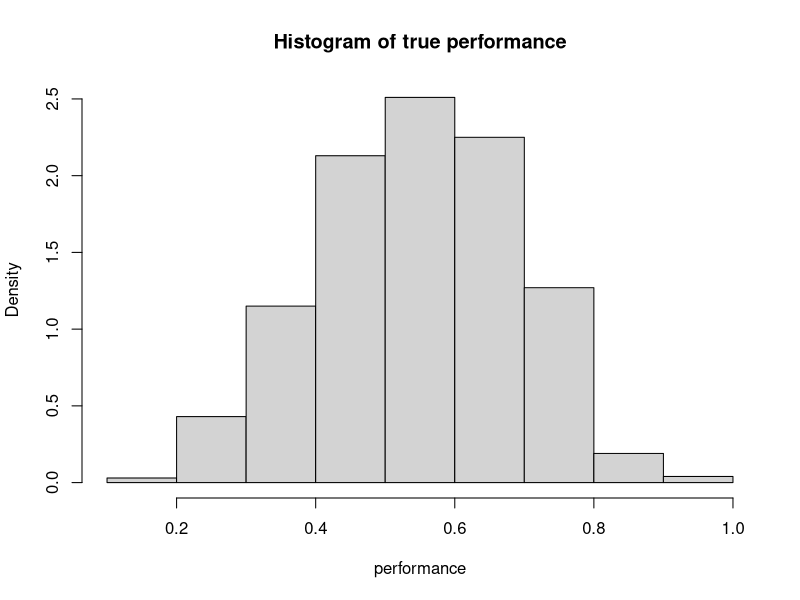
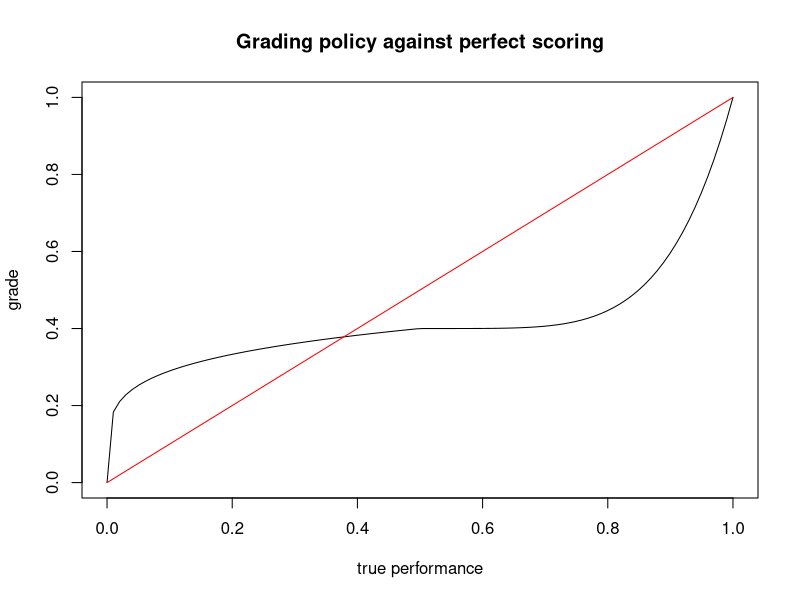
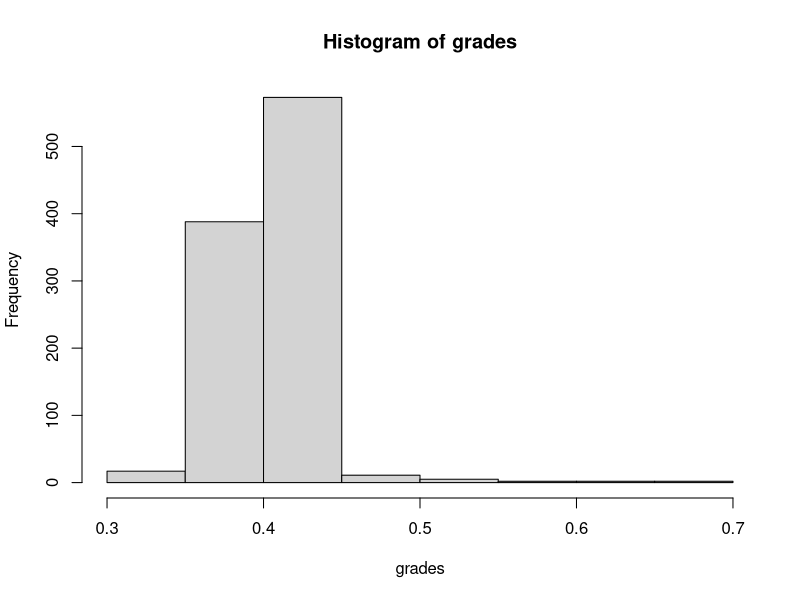

These charts were generated, in order, by the following R code:
## simulation of performance results #########################################################################################################
perf <- rbeta(1000, 5.9, 4.9)

# distribution of true performance
hist(perf, main = "Histogram of true performance", xlab = "performance", freq = F)
# failure rate at "healthy" 16 %
sum(perf <= 0.4)/ length(perf)

## Grading policy ##########################################################################################################################
grade <- function(x, change_point = 0.5,
                  height_of_change = 0.5,
                  strength_of_giving_points = 0.5,
                  strength_of_taking_points = 3){
  if(x < change_point){
    # concave at the start (it would be unfair not to give points)...
    return(height_of_change*(x^(1-strength_of_giving_points)/change_point^(1-strength_of_giving_points)))
  } else {
    # convex at the end (taking away points from a good solution)
    return((((1-change_point)^(-1)*(x-change_point))^strength_of_taking_points)*(1-height_of_change)+height_of_change)
  }
}

# plotting grading bias

## untils for plotting the function #####################################################################################################
plot_grading_policy <- function(func) {
  plot(seq(0,1,length.out = 100),
       sapply(seq(0,1,length.out = 100), func),
       type = "l",
       main = "Grading policy against perfect scoring",
       xlab = "true performance",
       ylab = "grade")
  lines(seq(0,1,length.out = 100), seq(0,1,length.out = 100), col = "red")
}

plot_grading_policy(function(x){grade(x, 0.5, 0.4, 0.8, 5)})

## assessing results ####################################################################################################################

grades <- sapply(perf, function(x){grade(x, 0.5, 0.4, 0.8, 5)})
hist(grades, nbins = 100)
# failrate shoots up to over 37%!
#
sum(grades <= 0.4)/length(grades)

